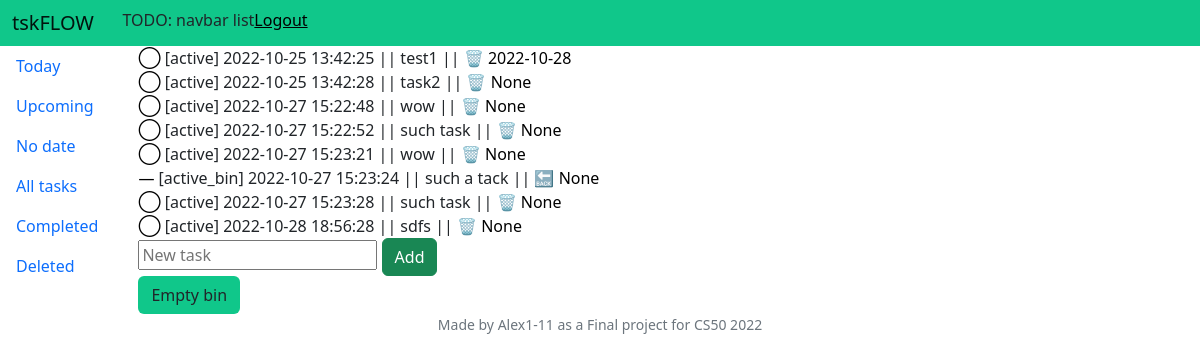
The page /?view=all (signed in) on the database as committed earlier.
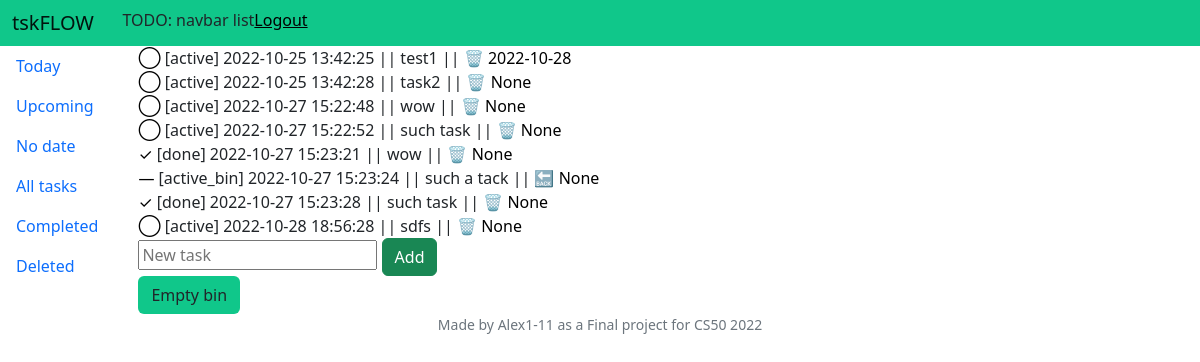
The same page on the database as committed later.
### models.py (models this page shows)
class Task(Base):
    __tablename__ = "tasks"
    id = Column(Integer, primary_key=True)
    created = Column(DateTime(), default=func.now())
    user_id = Column(Integer, ForeignKey("users.id"))
    title = Column(String(100), nullable=False)
    status = Column(String, default="active")
    priority = Column(Integer, default=0)
    date = Column(String)
    datetime = Column(String)
    context_id = Column(Integer, ForeignKey("contexts.id"))
    project_id = Column(Integer, ForeignKey("projects.id"))
    note = Column(String)
    parent_id = Column(Integer, ForeignKey("tasks.id"))
    repeat = Column(String)
    tags = relationship(
        "Tag", secondary=task_tags, back_populates="tasks"
    )

### app.py (the view)
@app.route("/", methods=["GET", "POST"])
@login_required
def index():
    if request.method == "POST":
        if request.form.get("task_new"):
            with DbSession.begin() as db:
                task_new = Task(
                    title=request.form.get("task_new").strip(),
                    user_id=session["user_id"],
                )
                db.add(task_new)
                db.flush()
                return render_template("task.html", task=task_new)
        if request.form.get("task_mark"):
            with DbSession.begin() as db:
                task = db.execute(
                    select(Task)
                    .where(Task.id == request.form["task_mark"])
                ).scalars().first()
                if task.status == "done":
                    db.execute(
                        update(Task)
                        .where(Task.id == task.id)
                        .values(status="active")
                    )
                elif task.status == "active":
                    db.execute(
                        update(Task)
                        .where(Task.id == task.id)
                        .values(status="done")
                    )
                return render_template("task.html", task=task)
        if request.form.get("task_delete"):
            with DbSession.begin() as db:
                task = db.execute(
                    select(Task)
                    .where(Task.id == request.form["task_delete"])
                ).scalars().first()
                if task.status.endswith('_bin'):
                    string_status = task.status.replace('_bin', '')
                    db.execute(
                        update(Task)
                        .where(Task.id == task.id)
                        .values(status=string_status)
                        .execution_options(synchronize_session='fetch')
                    )
                elif not(task.status.endswith('_bin')):
                    db.execute(
                        update(Task)
                        .where(Task.id == request.form["task_delete"])
                        .values(status=Task.status + "_bin")
                        .execution_options(synchronize_session='fetch')
                    )
                else:
                    return None
                db.flush()
                task = db.execute(
                    select(Task)
                    .where(Task.id == request.form["task_delete"])
                ).scalars().first()
                return render_template("task.html", task=task)
        if request.form.get("bin_empty"):
            with DbSession.begin() as db:
                db.execute(
                    delete(Task)
                    .where(Task.status.endswith('_bin', autoescape=True))
                    .execution_options(synchronize_session=False)
                )
            return redirect("/")
        return None
    else:
        tasks = None
        with DbSession.begin() as db:
            view = request.args.get("view")
            match view:
                case 'all':
                    tasks = db.execute(select(Task)).scalars().all()
                case 'today':
                    today = now()
                    tasks = db.execute(
                        select(Task)
                        .where(Task.date == today)
                    ).scalars().all()
                case 'upcoming':
                    pass
                case 'nodate':
                    pass
                case 'completed':
                    pass
                case 'deleted':
                    pass
            if tasks:
                return render_template("index.html", tasks=tasks)
            else:
                flash("No tasks")
                return render_template("index.html")

### app.py (called while the page is built)
@app.after_request
def after_request(response):
    response.headers["Cache-Control"] = "no-cache, no-store, must-revalidate"
    response.headers["Expires"] = 0
    response.headers["Pragma"] = "no-cache"
    return response

def login_required(f):
    @wraps(f)
    def decorated_function(*args, **kwargs):
        if session.get("user_id") is None:
            return redirect("/login")
        return f(*args, **kwargs)
    return decorated_function

### templates/index.html (shortened to what this page needs)
{% extends "layout.html" %}
{% block main %}
    <div class="container">
            <div class="tab-content">
                {% for task in tasks %}
                    {% include "task.html" %}
                {% endfor %}
                <div id="task_add_new">
                    <form id="form_task_add_new">
                        <input autocomplete="off" id="task_new" name="task_new" placeholder="New task" type="text" required>
                        <button type="submit" class="btn btn-success">Add</button>
                    </form>
                </div>
            </div>
                    <button type="button" class="btn bg-my" data-bs-toggle="modal" data-bs-target="#exampleModal">
                        Empty bin
                    </button>
                </div>
            </div>
        </div>
{% endblock %}

### templates/layout.html (shortened to what this page needs)
<!DOCTYPE html>
<html lang="en">
    <head>
        <link href="https://cdn.jsdelivr.net/npm/bootstrap@5.2.2/dist/css/bootstrap.min.css" rel="stylesheet">
        <link href="/static/styles.css" rel="stylesheet">
    </head>
    <body>
        <div class="navbar bg-my">
            <div class="container-fluid">
                <div class="row row-cols-auto">
                    <div class="col-4">
                        <a class="navbar-brand" href="/">tskFLOW</a>
                    </div>
                    <div class="col-8">
                        <ul class="nav">
                            {% if session["user_id"] %}
                                <li class="nav-item">
                                TODO: navbar list
                                </li>
                                <li class="nav-item">
                                    <a href="/logout">Logout</a>
                                </li>
                            {% endif %}
                        </ul>
                    </div>
                </div>
            </div>
        </div>
        <div class="d-flex align-items-start">
            <ul class="nav flex-column" id="viewlist">
                <li class="nav-item">
                    <a class="nav-link active" aria-current="page" href="/?view=today">Today</a>
                </li>
                <li class="nav-item">
                    <a class="nav-link" href="/?view=upcoming">Upcoming</a>
                </li>
                <li class="nav-item">
                    <a class="nav-link" href="/?view=nodate">No date</a>
                </li>
                <li class="nav-item">
                    <a class="nav-link" href="/?view=all">All tasks</a>
                </li>
                <li class="nav-item">
                    <a class="nav-link" href="/?view=completed">Completed</a>
                </li>
                <li class="nav-item">
                    <a class="nav-link" href="/?view=deleted">Deleted</a>
                </li>
            </ul>
            <div class="container">
                {% block main %}{% endblock %}
        <footer class="mb-5 small text-center text-muted">
            Made by Alex1-11 as a Final project for CS50 2022
        </footer>
    </body>
</html>

### templates/task.html (shortened to what this page needs)
<div class="task_div task_{{ task.status }}" id="task_id_{{ task.id }}">
    <form class="task_form">
        <span>[{{ task.status }}] {{ task.created }} || {{ task.title|e }} ||</span>
    </form>
</div>

### static/styles.css (style rules this page uses)
.bg-my { background-color: #10c78a; }
button { background-color: #10c78a; }
a { color: black; }

Rows that differ between the two databases and show on the page:
changed Task (number 5 of 8 on the later page): status "active" → "done"
changed Task (number 7 of 8 on the later page): status "active" → "done"
